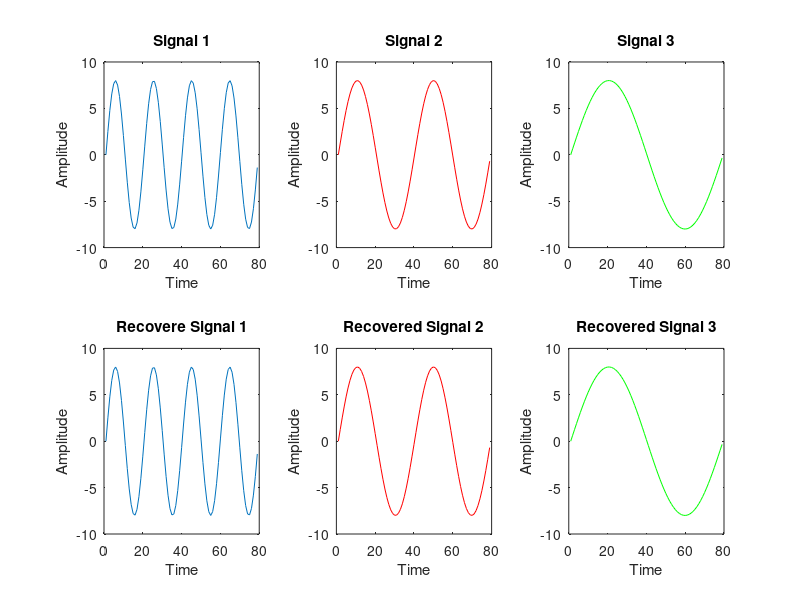
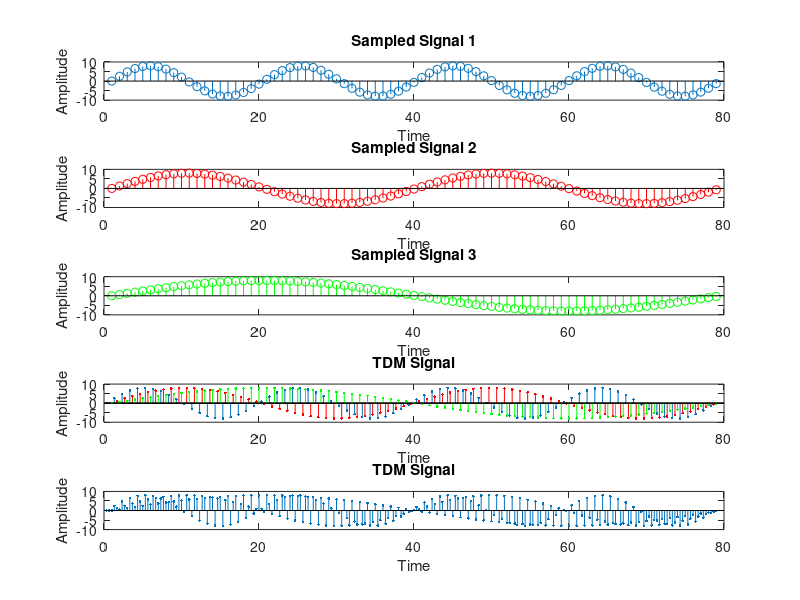

Source code (MATLAB) for these figures, in order:
%%%%%%%%%%%%%%%%%%%%%%%%%%%%%%%%%%%%%%%%%%%%%%%%%%%%%%%%%%%%%%%%
%    Time Division Multiplexing (TDM) of Sinusoidal Signals    %
%                                                              %
%        Book : Analog & Digital Communication Systems         %
%                   By: Dr.Farnaz Ghassemi                     %
%                 Chapter 9 - Section                          %
%                                                              %
%                                                              %
%   Version.1:             03/03/30                            %
%   The first version Contributed voluntarily by               %
%   Anahita Narimani and Faezeh Ghanbari.                      %
%%%%%%%%%%%%%%%%%%%%%%%%%%%%%%%%%%%%%%%%%%%%%%%%%%%%%%%%%%%%%%%%
%%------------------------- Discription ------------------------
%%  This code simulates the process of Time Division Multiplexing (TDM) for
%    three sinusoidal signals. The code generates three different sinusoidal 
%    signals with varying frequencies, samples them, multiplexes them into 
%    a single TDM signal, and then demultiplexes the TDM signal back into 
%    the original signals. The process is visualized using several plots.
%
%   Input:
%       Signal 1: 8*sin(2*x)
%       Signal 2: 8*sin(x)
%       Signal 3: 8*sin(0.5*x)
%   Output:
%       First figure: Three sinusoidal signals 
%        (Signal 1, Signal 2, Signal 3) are plotted in separate subplots.
%       Second figure: The sampled versions of these signals 
%        (Signal 1, Signal 2, Signal 3) are plotted using the stem function. 
%        The TDM signal is created by combining all three signals and 
%        visualized in the same plot.
%       Third figure: The TDM signal is demultiplexed, and the original 
%        three signals are recovered and plotted again.
%%---------------------------------------------------------------
%%

clc;
close all;
clear all;
x=0:.16:4*pi;                             
sig1=8*sin(2*x);                           
sig2=8*sin(x);
sig3=8*sin(0.5*x);

figure (1);
subplot(2,3,1);                          
plot(sig1);
title('Signal 1');
ylabel('Amplitude');
xlabel('Time');
subplot(2,3,2);
plot(sig2,'r');
title( 'Signal 2');
ylabel('Amplitude');
xlabel('Time');
subplot(2,3,3);
plot(sig3,'g');
title( 'Signal 3');
ylabel('Amplitude');
xlabel('Time');

figure(2)
subplot(5,1,1);
stem(sig1);
title('Sampled Signal 1');
ylabel('Amplitude');
xlabel('Time');
subplot(5,1,2);
stem(sig2,'r');
title('Sampled Signal 2');
ylabel('Amplitude');
xlabel('Time');
subplot(5,1,3);
stem(sig3,'g');
title('Sampled Signal 3');
ylabel('Amplitude');
xlabel('Time');
l1=length(sig1);

subplot(5,1,4);
t=1/3:1:l1;
stem(t,sig1,'.');hold on;
t2=2/3:1:l1;
stem(t2,sig2,'r.');hold on;
t3=1:1:l1;
stem(t3,sig3,'g.');
title('TDM Signal');
ylabel('Amplitude');
xlabel('Time');

 for i=1:l1
  sig(1,i)=sig1(i);                        
  sig(2,i)=sig2(i);
  sig(3,i)=sig3(i);
 end  
 
tdmsig=reshape(sig,1,[]); 
t=1/3:1/3:l1;
subplot(5,1,5);
stem(t,tdmsig,'.');
title('TDM Signal');
ylabel('Amplitude');
xlabel('Time');
demux=reshape(tdmsig,3,[]);
 for i=1:l1
  sig4(i)=demux(1,i);                
  sig5(i)=demux(2,i);
  sig6(i)=demux(3,i);
 end  
 
 figure(1)
 subplot(2,3,4)
 plot(sig4);
 title('Recovere Signal 1');
 ylabel('Amplitude');
 xlabel('Time');
 subplot(2,3,5)
 plot(sig5,'r');
 title('Recovered Signal 2');
 ylabel('Amplitude');
 xlabel('Time');
 subplot(2,3,6)
 plot(sig6,'g');
 title('Recovered Signal 3');
 ylabel('Amplitude');
 xlabel('Time');
